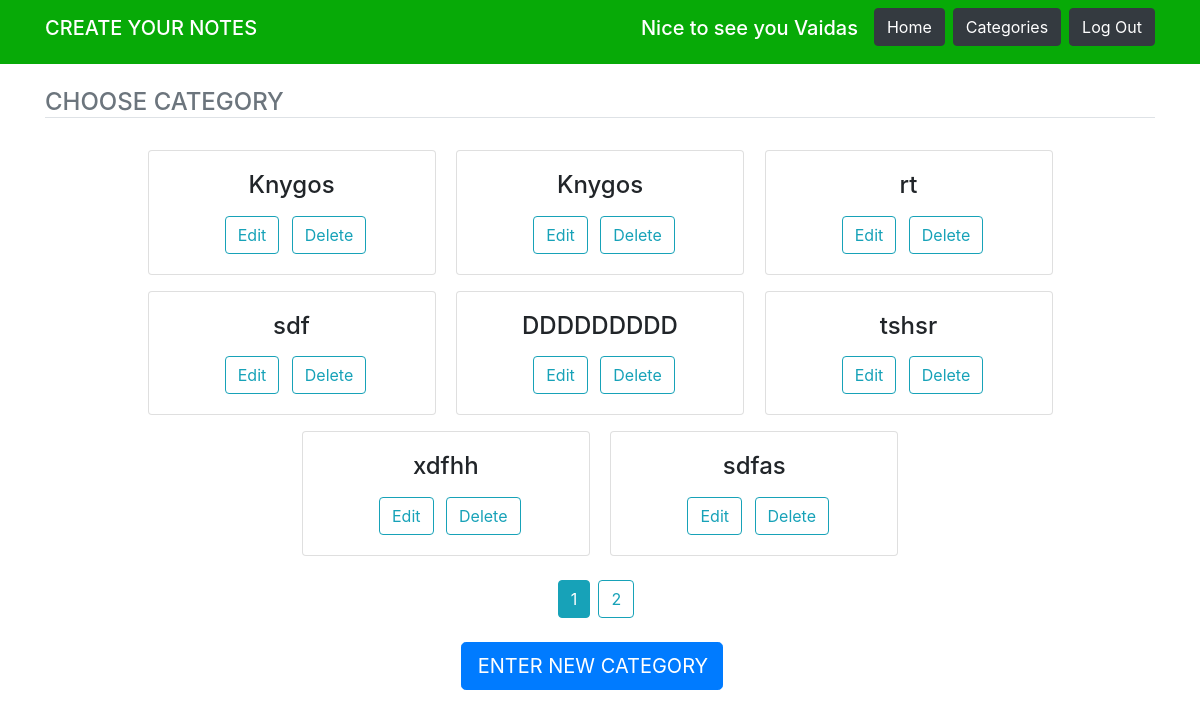
/categories (signed in), run on the app's committed database.
### app.py (models this page shows)
class User(db.Model, UserMixin):
    __tablename__ = "user"
    id = db.Column(db.Integer, primary_key=True)
    user = db.Column("user", db.String(75), nullable=False)
    email = db.Column("email", db.String(75), unique=True, nullable=False)
    password = db.Column("password", db.String(50), nullable=False)

class Category(db.Model):
    __tablename__ = "category"
    id = db.Column(db.Integer, primary_key=True)
    description = db.Column("description", db.String, nullable=False)
    user_id = db.Column(db.Integer, db.ForeignKey("user.id"))
    user = db.relationship("User")

### app.py (the view)
@app.route("/categories")
def categories():
    db.create_all()
    if current_user.is_authenticated:
        page = request.args.get('page', 1, type=int)
        categories = Category.query.filter_by(user_id=current_user.id).paginate(page=page, per_page=8)
        return render_template("categories.html", categories=categories, user=current_user.user)
    else:
        return render_template("index.html")

### app.py (called while the page is built)
@login_manager.user_loader
def load_user(user_id):
    db.create_all()
    return User.query.get(int(user_id))

### Templates/categories.html
{% extends "base.html" %} {% block content %}
<legend class="border-bottom mb-4 h4 text-muted">CHOOSE CATEGORY</legend>
<div class="container mt-4 text-center">
  {% if categories != 0 %} {% for category in categories %}
  <div class="card d-inline-flex text-center m-2" style="width: 18rem">
    <div class="card-body d-flex flex-column">
      <h4 class="card-title mb-3">{{category.description}}</h4>
      <div>
        <a
          class="btn btn-outline-info ml-2"
          href="{{ url_for('edit_category', id=category['id']) }}"
          >Edit</a
        >
        <a
          class="btn btn-outline-info ml-2"
          href="{{ url_for('delete_category', id=category['id']) }}"
          >Delete</a
        >
      </div>
    </div>
  </div>
  {% else %}
  <h2 class="text-muted">Choose category. Your Category List is Empty</h2>
  {% endfor %} {% endif %}
  <div class="mt-3 d-flex justify-content-center">
    {% for page_num in categories.iter_pages(left_edge=1, right_edge=1,
    left_current=1, right_current=2) %} {% if page_num %} {% if categories.page
    == page_num %}
    <a
      class="btn btn-info mb-4 mr-2"
      href="{{ url_for('categories', page=page_num) }}"
      >{{ page_num }}</a
    >
    {% else %}
    <a
      class="btn btn-outline-info mb-4 mr-2"
      href="{{ url_for('categories', page=page_num) }}"
      >{{ page_num }}</a
    >
    {% endif %} {% else %} ... {% endif %} {% endfor %}
  </div>
  <div class="container d-flex justify-content-center">
    <a
      class="w-25 btn btn-primary me-2 btn-lg mr-3"
      type="button"
      href="{{ url_for('add_category')}}"
    >
      ENTER NEW CATEGORY
    </a>
  </div>
</div>
  {% endblock content %}

### Templates/base.html (shortened to what this page needs)
<!DOCTYPE html>
<html lang="en">
  <head>
    <link
      rel="stylesheet"
      href="https://stackpath.bootstrapcdn.com/bootstrap/4.1.3/css/bootstrap.min.css"
    />
  </head>
  <body>
    <nav
      class="navbar navbar-expand-lg navbar-dark static-top"
      style="background-color: rgb(7, 170, 7)"
    >
      <div class="container">
        <h3 class="navbar-brand">CREATE YOUR NOTES</h3>
        <div class="collapse navbar-collapse" id="navbarResponsive">
          <ul class="navbar-nav ml-auto">
            {% if current_user.is_authenticated %}
            <h3 class="navbar-brand">Nice to see you {{user}}</h3>
            <li class="nav-item">
              <a class="btn btn-dark mr-2" href="/notes">Home</a>
            </li>
            <li class="nav-item">
              <a class="btn btn-dark mr-2" href="/categories">Categories</a>
            </li>
            <li class="nav-item">
              <a class="btn btn-dark" href="/logout">Log Out</a>
            </li>
            {% endif %}
          </ul>
        </div>
      </div>
    </nav>
    <div class="container">
      <br />
       {% block content %} {% endblock %}
    </div>
  </body>
</html>

### data on the page
User: user "Vaidas"
Category: description "Knygos"
Category: description "Knygos"
Category: description "rt"
Category: description "sdf"
Category: description "DDDDDDDDD"
Category: description "tshsr"
Category: description "xdfhh"
Category: description "sdfas"

### other printed values
{{ page_num }} "1"
{{ page_num }} "2"
